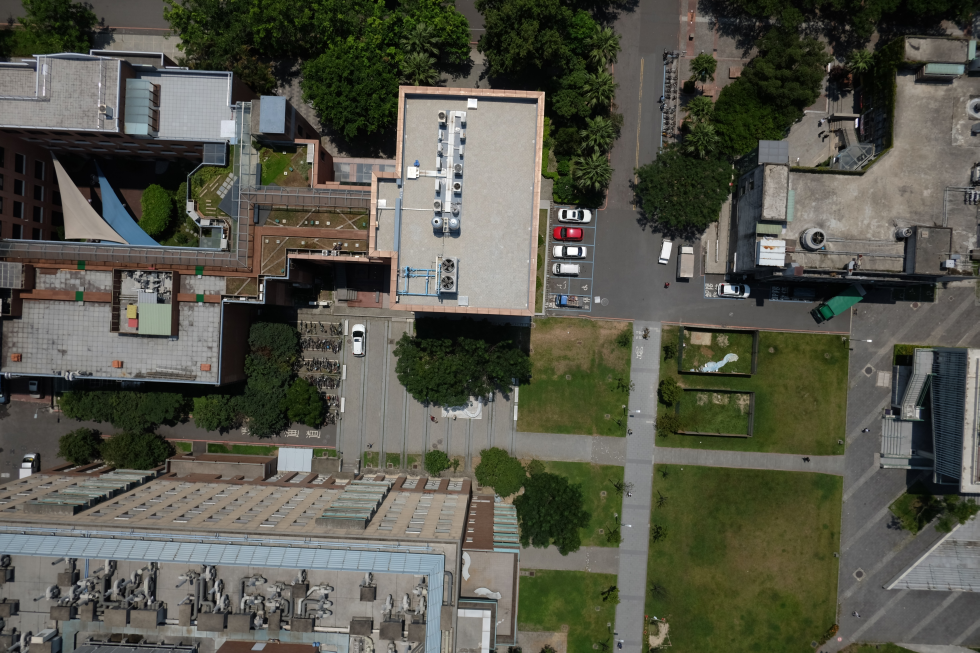
#> input picture Edge Color/DSCF2098_1471837627895.JPG, 4896 x 3264 px (shown at 1/5 size)
$ python -i BD_edge.py   (imports and definitions only)
#> lines starting #> are read from the running program, lines starting #| are printed output that depends on the picture
# -*- coding: utf-8 -*-
"""
Created on Mon May  8 15:00:07 2017

@author: Leon
"""
from osgeo import gdal
import matplotlib.pyplot as plt
import numpy as np
import pandas as pd
from scipy import spatial
import cv2
from math import *
from scipy import ndimage

# [61 lines left out: functions PC2UAV, PC_p_edge, not called in this run]
    #return edge_image

def show_image(img):
    plt.imshow(img,cmap = 'gray')

# [46 lines left out: functions img_gaussian, dilation, erosion, closing, opening, img_fill, not called in this run]

def canny(img_name):
#> called with img_name = '../Edge Color/DSCF2098_1471837627895.JPG'
    img = cv2.imread(img_name,0)
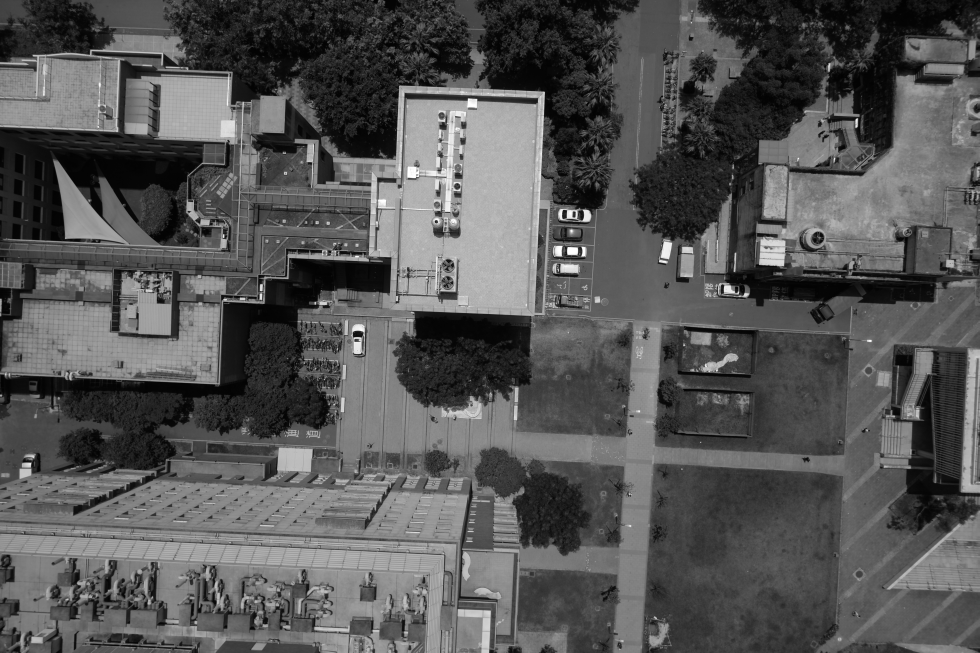
#> img: shape (3264, 4896) (shown at 1/5 size); min 0, max 255, mean 85.8
    img = cv2.GaussianBlur(img, (5, 5), 0)
    canny = cv2.Canny(img, 1, 3)
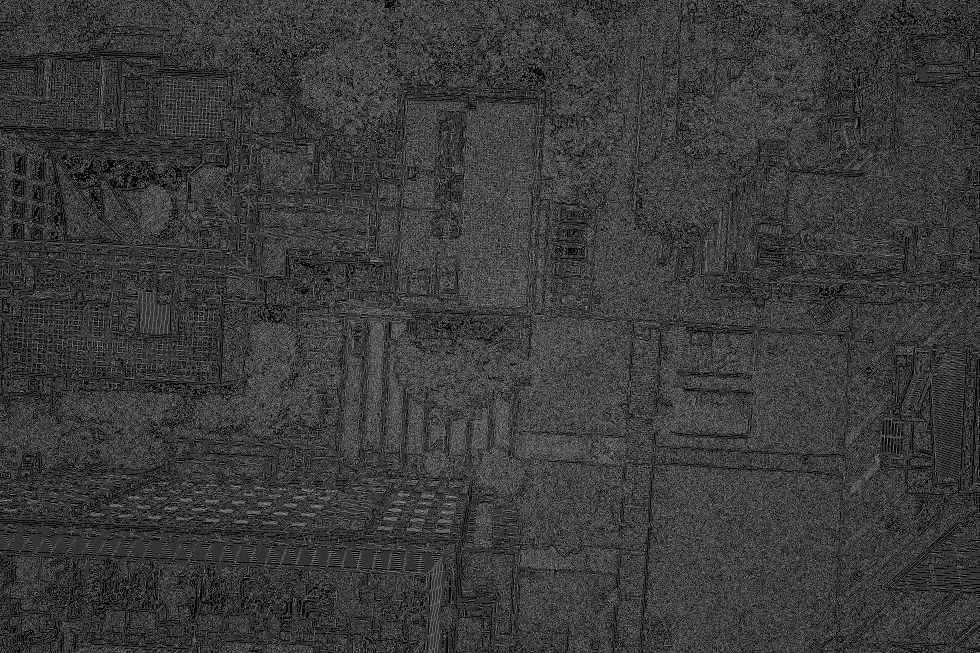
#> canny: shape (3264, 4896) (shown at 1/5 size); 22.9% white in thin lines or dots
    dst = cv2.bitwise_and(img, img, mask=canny)
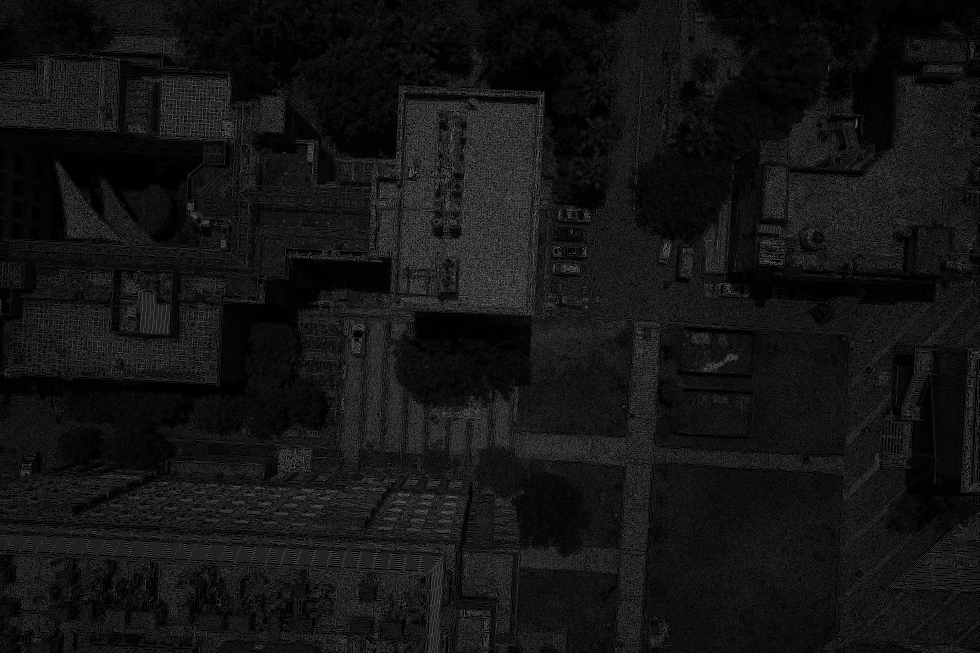
#> dst: shape (3264, 4896) (shown at 1/5 size); min 0, max 255, mean 19.9
    cv2.imwrite('canny.jpg',dst)
    return dst

# [38 lines not run here, left out]

>>> result = canny('../Edge Color/DSCF2098_1471837627895.JPG')
